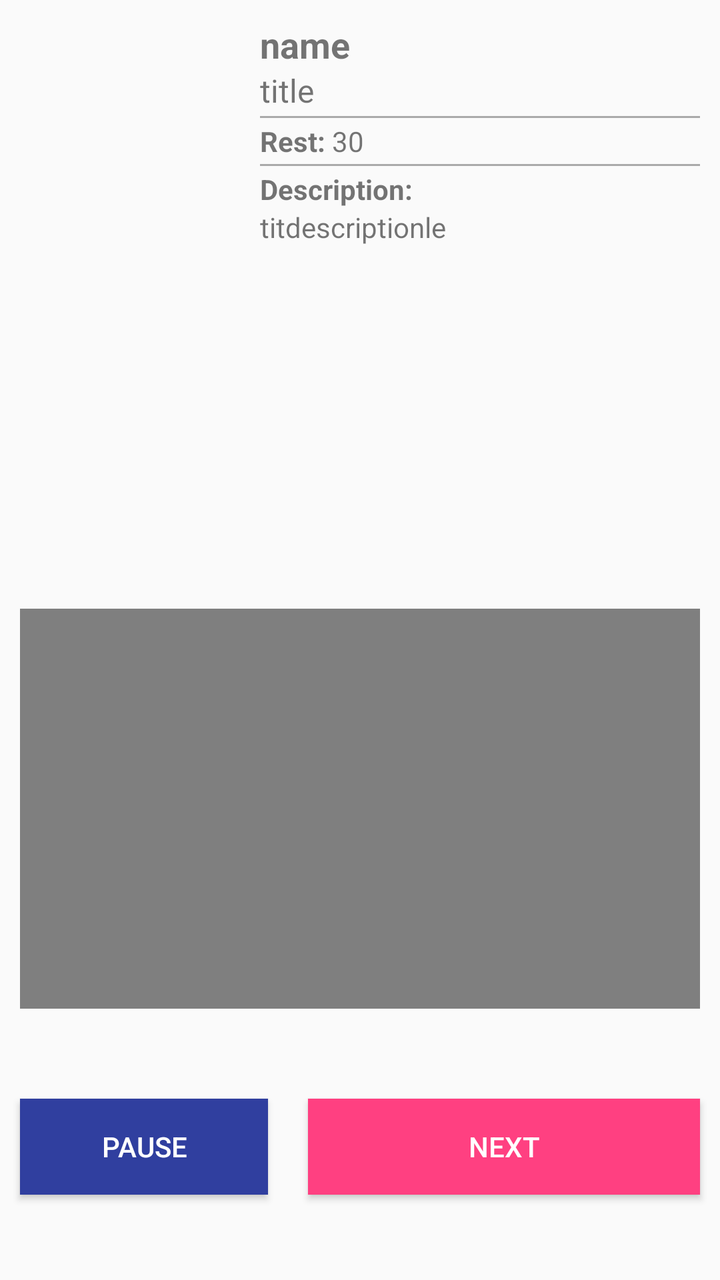
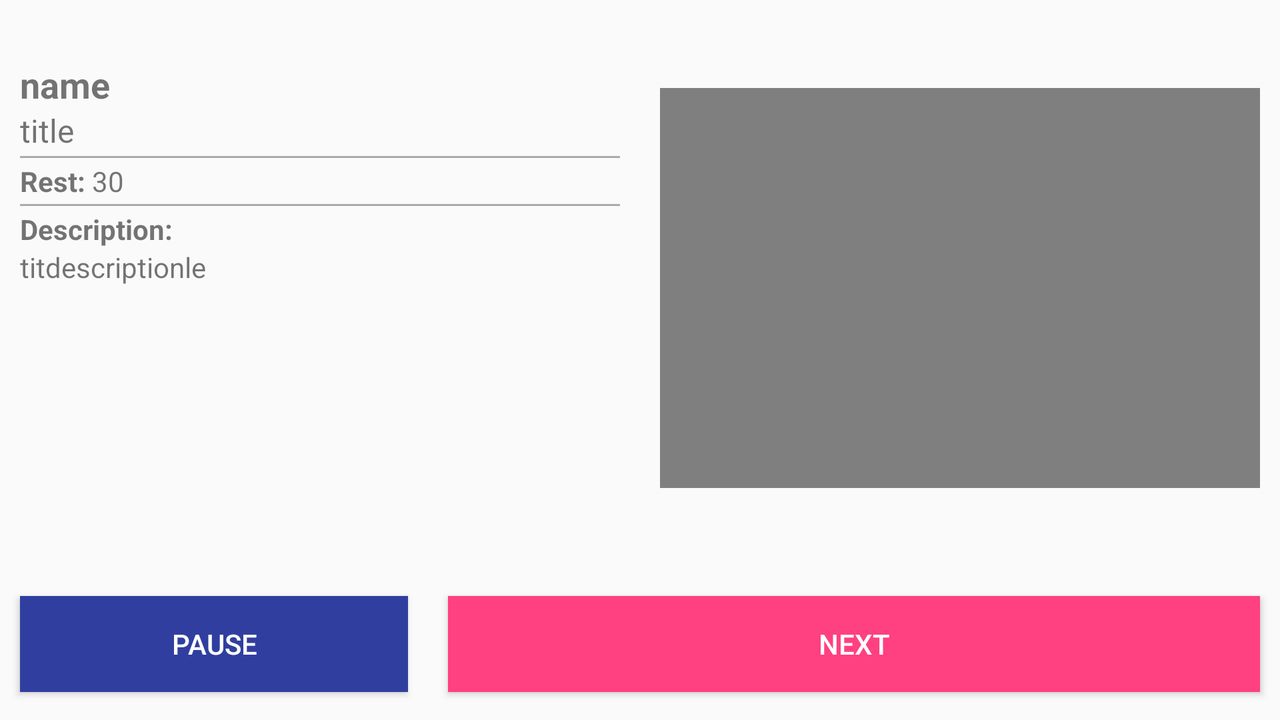

The same Android screen from two of the app's own layout files: first res/layout/ as a phone draws it, then the author's variant for another configuration, drawn on a device whose configuration selects that folder. Both files follow.
<!-- AndroidManifest.xml: application theme AppTheme.NoActionBar -->
<!-- res/layout/activity_program_play.xml -->
<?xml version="1.0" encoding="utf-8"?>
<LinearLayout xmlns:android="http://schemas.android.com/apk/res/android"
    xmlns:app="http://schemas.android.com/apk/res-auto"
    xmlns:tools="http://schemas.android.com/tools"
    android:layout_width="match_parent"
    android:layout_height="match_parent"
    android:orientation="vertical"
    tools:context="tr.com.berkaytutal.beslenmedanismani.ProgramPlayActivity"
    android:keepScreenOn="true">


    <LinearLayout
        android:layout_width="match_parent"
        android:layout_height="match_parent"
        android:layout_weight="1.1"
        android:gravity="center_vertical"
        android:orientation="horizontal">

        <ImageView
            android:id="@+id/circlePhoto1"
            android:layout_width="match_parent"
            android:layout_height="wrap_content"
            android:layout_margin="10dp"
            android:layout_weight="2" />

        <ScrollView
            android:layout_width="match_parent"
            android:layout_height="match_parent"
            android:layout_weight="1"
            android:padding="10dp">

            <LinearLayout
                android:layout_width="match_parent"
                android:layout_height="match_parent"

                android:orientation="vertical">

                <TextView
                    android:id="@+id/circleExerciseName"
                    android:layout_width="match_parent"
                    android:layout_height="wrap_content"
                    android:text="name"
                    android:textSize="18sp"
                    android:textStyle="bold" />

                <TextView
                    android:id="@+id/circleExerciseTitle"
                    android:layout_width="match_parent"
                    android:layout_height="wrap_content"
                    android:text="title"
                    android:textSize="16sp" />




                <View
                    android:layout_marginTop="2dp"
                    android:layout_marginBottom="2dp"
                    android:layout_width="match_parent"
                    android:layout_height="1dp"
                    android:background="@android:color/darker_gray"/>
                <LinearLayout
                    android:id="@+id/circleExerciseNotChestLayout"
                    android:layout_width="match_parent"
                    android:layout_height="wrap_content"
                    android:orientation="horizontal"
                    android:visibility="gone">

                    <TextView
                        android:layout_width="wrap_content"
                        android:layout_height="wrap_content"
                        android:text="Time: "
                        android:textStyle="bold" />

                    <TextView
                        android:id="@+id/circleExerciseTime"
                        android:layout_width="wrap_content"
                        android:layout_height="wrap_content"
                        android:text="30" />
                </LinearLayout>

                <LinearLayout
                    android:id="@+id/circleExerciseChestLayout"
                    android:layout_width="match_parent"
                    android:layout_height="wrap_content"
                    android:orientation="vertical"
                    android:visibility="gone"
                    >
                    <LinearLayout
                        android:layout_width="match_parent"
                        android:layout_height="wrap_content"
                        android:orientation="horizontal">
                        <TextView
                            android:layout_width="wrap_content"
                            android:layout_height="wrap_content"
                            android:text="Weight: "
                            android:textStyle="bold" />

                        <TextView
                            android:id="@+id/circleExerciseWeight"
                            android:layout_width="wrap_content"
                            android:layout_height="wrap_content"
                            android:text="30" />
                    </LinearLayout>

                    <LinearLayout
                        android:layout_width="match_parent"
                        android:layout_height="wrap_content"
                        android:orientation="horizontal">

                        <TextView
                            android:layout_width="wrap_content"
                            android:layout_height="wrap_content"
                            android:text="Set: "
                            android:textStyle="bold" />

                        <TextView
                            android:id="@+id/circleExerciseSet"
                            android:layout_width="wrap_content"
                            android:layout_height="wrap_content"
                            android:text="30" />
                    </LinearLayout>

                    <LinearLayout
                        android:layout_width="match_parent"
                        android:layout_height="wrap_content"
                        android:orientation="horizontal">

                        <TextView
                            android:layout_width="wrap_content"
                            android:layout_height="wrap_content"
                            android:text="Repeat: "
                            android:textStyle="bold" />

                        <TextView
                            android:id="@+id/circleExerciseRepeat"
                            android:layout_width="wrap_content"
                            android:layout_height="wrap_content"
                            android:text="30" />
                    </LinearLayout>


                </LinearLayout>

                <LinearLayout
                    android:layout_width="match_parent"
                    android:layout_height="wrap_content"
                    android:orientation="horizontal">

                    <TextView
                        android:layout_width="wrap_content"
                        android:layout_height="wrap_content"
                        android:text="Rest: "
                        android:textStyle="bold" />

                    <TextView
                        android:id="@+id/circleExerciseRestTime"
                        android:layout_width="wrap_content"
                        android:layout_height="wrap_content"
                        android:text="30" />
                </LinearLayout>
                <View
                    android:layout_marginTop="2dp"
                    android:layout_marginBottom="2dp"
                    android:layout_width="match_parent"
                    android:layout_height="1dp"
                    android:background="@android:color/darker_gray"/>
                <TextView
                    android:layout_width="match_parent"
                    android:layout_height="wrap_content"

                    android:text="Description:"
                    android:textStyle="bold" />

                <TextView
                    android:id="@+id/circleExerciseDescription"
                    android:layout_width="match_parent"
                    android:layout_height="wrap_content"

                    android:text="titdescriptionle" />
            </LinearLayout>
        </ScrollView>

        
        
        
        
        
        
    </LinearLayout>

    <LinearLayout
        android:layout_width="match_parent"
        android:layout_height="match_parent"
        android:layout_margin="10dp"
        android:layout_weight="1.1"
        android:gravity="center">

        <VideoView
            android:id="@+id/circleVideo"
            android:layout_width="match_parent"
            android:layout_height="200dp" />
    </LinearLayout>


    <LinearLayout
        android:layout_width="match_parent"
        android:layout_height="match_parent"
        android:layout_weight="1.6"
        android:gravity="center_horizontal"
        android:orientation="horizontal">

        <Button
            android:id="@+id/circleButtonPrev"
            android:layout_width="wrap_content"
            android:layout_height="wrap_content"
            android:layout_margin="10dp"
            android:visibility="gone" />

        <Button
            android:id="@+id/circleButtonPause"
            android:layout_width="wrap_content"
            android:layout_height="wrap_content"
            android:layout_margin="10dp"
            android:layout_weight="1"
            android:background="@color/colorPrimaryDark"
            android:text="Pause"
            android:textColor="#fff" />

        <Button
            android:id="@+id/circleButtonNext"
            android:layout_width="wrap_content"
            android:layout_height="wrap_content"
            android:layout_margin="10dp"
            android:layout_weight="3"
            android:background="@color/colorAccent"
            android:text="Next"
            android:textColor="#fff" />
    </LinearLayout>

</LinearLayout>
<!-- resources referenced by this layout -->
<resources>
  <color name="colorAccent">#FF4081</color>
  <color name="colorPrimaryDark">#303F9F</color>
  <style name="AppTheme.NoActionBar">
          <item name="windowActionBar">false</item>
          <item name="windowNoTitle">true</item>
      </style>
</resources>
<!-- res/layout-land/activity_program_play.xml (the author's variant of the layout above) -->
<!-- drawn on the phone turned sideways -->
<?xml version="1.0" encoding="utf-8"?>
<LinearLayout xmlns:android="http://schemas.android.com/apk/res/android"
    xmlns:app="http://schemas.android.com/apk/res-auto"
    xmlns:tools="http://schemas.android.com/tools"
    android:layout_width="match_parent"
    android:layout_height="match_parent"
    android:orientation="vertical"
    tools:context="tr.com.berkaytutal.beslenmedanismani.ProgramPlayActivity"
    android:keepScreenOn="true">

    <LinearLayout
        android:layout_width="match_parent"
        android:layout_height="match_parent"
        android:orientation="horizontal"
        android:layout_weight="0.4">

        <LinearLayout
            android:layout_width="match_parent"
            android:layout_height="match_parent"
            android:layout_weight="1.1"
            android:gravity="center_vertical"
            android:orientation="horizontal">



            <ScrollView
                android:layout_width="match_parent"
                android:layout_height="match_parent"
                android:layout_weight="1"
                android:padding="10dp">


                <LinearLayout
                    android:layout_width="match_parent"
                    android:layout_height="match_parent"

                    android:orientation="vertical">
                    <ImageView
                        android:id="@+id/circlePhoto1"
                        android:layout_width="match_parent"
                        android:layout_height="wrap_content"
                        android:layout_margin="10dp"
                        android:layout_weight="2" />

                    <TextView
                        android:id="@+id/circleExerciseName"
                        android:layout_width="match_parent"
                        android:layout_height="wrap_content"
                        android:text="name"
                        android:textSize="18sp"
                        android:textStyle="bold" />

                    <TextView
                        android:id="@+id/circleExerciseTitle"
                        android:layout_width="match_parent"
                        android:layout_height="wrap_content"
                        android:text="title"
                        android:textSize="16sp" />


                    <View
                        android:layout_width="match_parent"
                        android:layout_height="1dp"
                        android:layout_marginBottom="2dp"
                        android:layout_marginTop="2dp"
                        android:background="@android:color/darker_gray" />

                    <LinearLayout
                        android:id="@+id/circleExerciseNotChestLayout"
                        android:layout_width="match_parent"
                        android:layout_height="wrap_content"
                        android:orientation="horizontal"
                        android:visibility="gone">

                        <TextView
                            android:layout_width="wrap_content"
                            android:layout_height="wrap_content"
                            android:text="Time: "
                            android:textStyle="bold" />

                        <TextView
                            android:id="@+id/circleExerciseTime"
                            android:layout_width="wrap_content"
                            android:layout_height="wrap_content"
                            android:text="30" />
                    </LinearLayout>

                    <LinearLayout
                        android:id="@+id/circleExerciseChestLayout"
                        android:layout_width="match_parent"
                        android:layout_height="wrap_content"
                        android:orientation="vertical"
                        android:visibility="gone">

                        <LinearLayout
                            android:layout_width="match_parent"
                            android:layout_height="wrap_content"
                            android:orientation="horizontal">

                            <TextView
                                android:layout_width="wrap_content"
                                android:layout_height="wrap_content"
                                android:text="Weight: "
                                android:textStyle="bold" />

                            <TextView
                                android:id="@+id/circleExerciseWeight"
                                android:layout_width="wrap_content"
                                android:layout_height="wrap_content"
                                android:text="30" />
                        </LinearLayout>

                        <LinearLayout
                            android:layout_width="match_parent"
                            android:layout_height="wrap_content"
                            android:orientation="horizontal">

                            <TextView
                                android:layout_width="wrap_content"
                                android:layout_height="wrap_content"
                                android:text="Set: "
                                android:textStyle="bold" />

                            <TextView
                                android:id="@+id/circleExerciseSet"
                                android:layout_width="wrap_content"
                                android:layout_height="wrap_content"
                                android:text="30" />
                        </LinearLayout>

                        <LinearLayout
                            android:layout_width="match_parent"
                            android:layout_height="wrap_content"
                            android:orientation="horizontal">

                            <TextView
                                android:layout_width="wrap_content"
                                android:layout_height="wrap_content"
                                android:text="Repeat: "
                                android:textStyle="bold" />

                            <TextView
                                android:id="@+id/circleExerciseRepeat"
                                android:layout_width="wrap_content"
                                android:layout_height="wrap_content"
                                android:text="30" />
                        </LinearLayout>


                    </LinearLayout>

                    <LinearLayout
                        android:layout_width="match_parent"
                        android:layout_height="wrap_content"
                        android:orientation="horizontal">

                        <TextView
                            android:layout_width="wrap_content"
                            android:layout_height="wrap_content"
                            android:text="Rest: "
                            android:textStyle="bold" />

                        <TextView
                            android:id="@+id/circleExerciseRestTime"
                            android:layout_width="wrap_content"
                            android:layout_height="wrap_content"
                            android:text="30" />
                    </LinearLayout>

                    <View
                        android:layout_width="match_parent"
                        android:layout_height="1dp"
                        android:layout_marginBottom="2dp"
                        android:layout_marginTop="2dp"
                        android:background="@android:color/darker_gray" />

                    <TextView
                        android:layout_width="match_parent"
                        android:layout_height="wrap_content"

                        android:text="Description:"
                        android:textStyle="bold" />

                    <TextView
                        android:id="@+id/circleExerciseDescription"
                        android:layout_width="match_parent"
                        android:layout_height="wrap_content"

                        android:text="titdescriptionle" />
                </LinearLayout>
            </ScrollView>

            
            
            
            
            
            
        </LinearLayout>

        <LinearLayout
            android:layout_width="match_parent"
            android:layout_height="match_parent"
            android:layout_margin="10dp"
            android:layout_weight="1.1"
            android:gravity="center">

            <VideoView
                android:id="@+id/circleVideo"
                android:layout_width="match_parent"
                android:layout_height="200dp" />
        </LinearLayout>

    </LinearLayout>

    <LinearLayout
        android:layout_width="match_parent"
        android:layout_height="match_parent"
        android:layout_weight="1.6"
        android:gravity="center_horizontal"
        android:orientation="horizontal">

        <Button
            android:id="@+id/circleButtonPrev"
            android:layout_width="wrap_content"
            android:layout_height="wrap_content"
            android:layout_margin="10dp"
            android:visibility="gone" />

        <Button
            android:id="@+id/circleButtonPause"
            android:layout_width="wrap_content"
            android:layout_height="wrap_content"
            android:layout_margin="10dp"
            android:layout_weight="1"
            android:background="@color/colorPrimaryDark"
            android:text="Pause"
            android:textColor="#fff" />

        <Button
            android:id="@+id/circleButtonNext"
            android:layout_width="wrap_content"
            android:layout_height="wrap_content"
            android:layout_margin="10dp"
            android:layout_weight="3"
            android:background="@color/colorAccent"
            android:text="Next"
            android:textColor="#fff" />
    </LinearLayout>

</LinearLayout>
